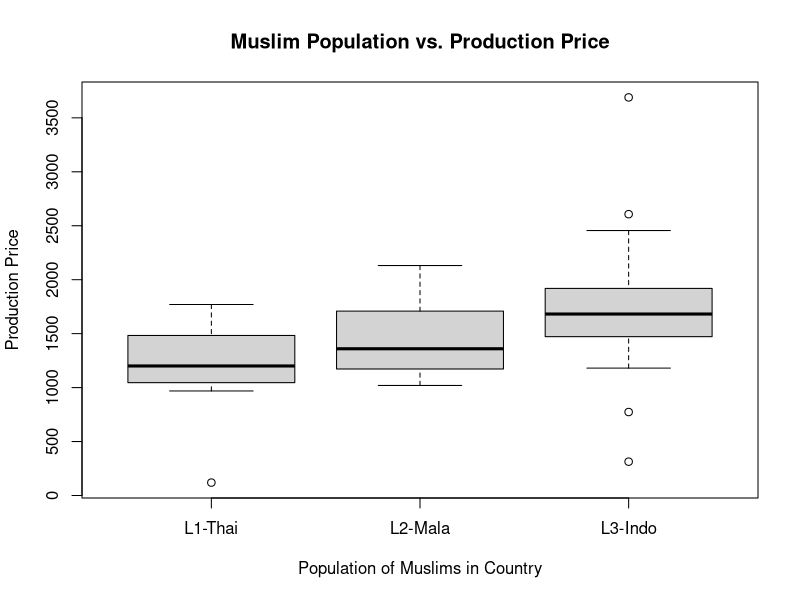
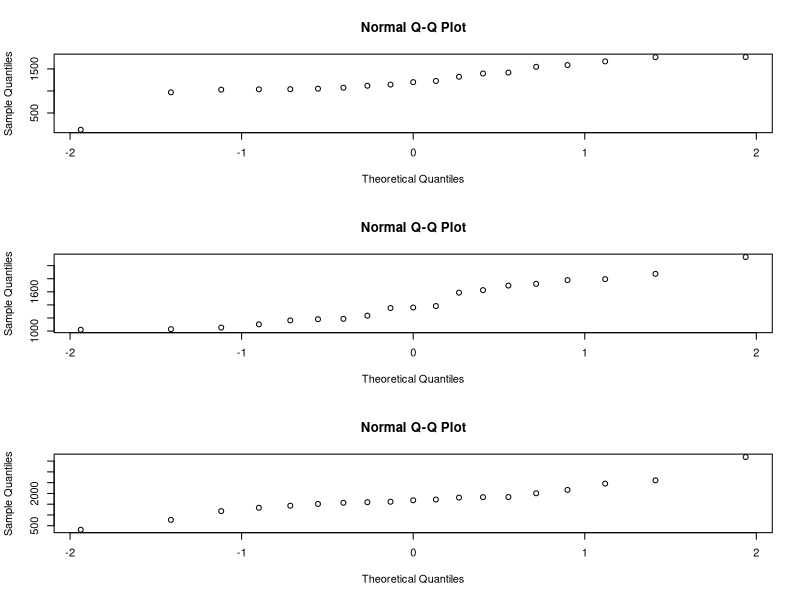
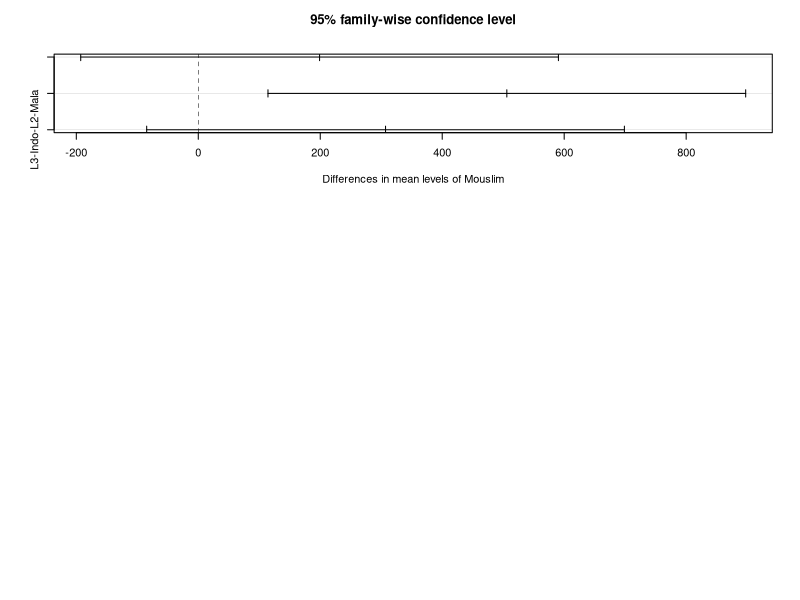

The R source for these figures, in order:
# imports data
mydata = read.csv("halal.csv")

# make sure the data looks correct
head(mydata)

# attach data
attach(mydata)

Mouslim <- factor(Mouslim)

tapply(Price, Mouslim, mean)
tapply(Price, Mouslim, sd)

# scatterplot of the population of Muslims in a certain country versus the production price of Halal
plot(Mouslim, Price, main="Muslim Population vs. Production Price", 
     xlab="Population of Muslims in Country", ylab="Production Price")

# create single vectors for different countries
thailand <- c(1145.1, 1040.2, 1074.3, 119.6, 1588.2, 1671.1, 1396.2, 1227.2, 1200.4, 1036.9, 1051.4, 968.8, 1030, 1118.6, 1417.5, 1323, 1548.9, 1770.1, 1766.6)

malaysia <- c(1625.4, 1722.6, 1874.4, 1778.8, 2131.4, 1351.4, 1235.3, 1029, 1052.6, 1019.7, 1163.2, 1102.6, 1181.6, 1186.9, 1359.9, 1382.4, 1695.5, 1793.7, 1586.6)

indonesia <- c(1826.6, 1832.2, 1681.8, 1807.2, 1717.1, 2006.2, 1614.1, 773.5, 1512.8, 1335.2, 1180.6, 1431.1, 1566.1, 1593.7, 2163, 2455.8, 2607.2, 313.5, 3689.4)

# check to see if data set follows a normal distribution using a normal probability plot
par(mfrow=c(3,1))
qqnorm(thailand)
qqnorm(malaysia)
qqnorm(indonesia)


# Note: for the most part our data appears to be normal aside from a few points indicating that we have fat tails

# We will perform the Anderson-Darling normality test to check for normality in our tails

# import package of normality tests
require(nortest)

# perform Anderson-Darling normality test
ad.test(thailand)
ad.test(malaysia)
ad.test(indonesia)

# Since all of the p-values are greater than our statistical significance level, \alpha = 0.5, we can assume 
# that our data is normally distributed. 

# perform ANOVA test
model <- lm(Price ~ Mouslim)
a1 <- anova(model)
# Our p-value in our anova one-way test indicates that the country is significant, but we do not know which pairs of 
# Mouslim levels are significantly different from each other.

# This will require three tests: Thailand vs. Malaysia, Thailand vs. Indonesia, and Malaysia vs. Indonesia. 

# perform pairwise t-tests
pairwise.t.test(Price, Mouslim, p.adj = "none")

pairwise.t.test(Price, Mouslim, p.adj = "bonf")

pairwise.t.test(Price, Mouslim, p.adj = "holm")

# These adjustments indicate that the Thailand-Indonesia pair is significantly different at alpha = 0.5.

# perform Tukey's HSD test
aov1 <- aov(Price ~ Mouslim)
tukey.test <- TukeyHSD(aov1)
plot(tukey.test)

# Similar to our pairwise t-tests performed above, Tukey's Honest Significant Difference test indicates that 
# there is a statistically significant difference in the average production price of Halal between Thailand and Indonesia. 
